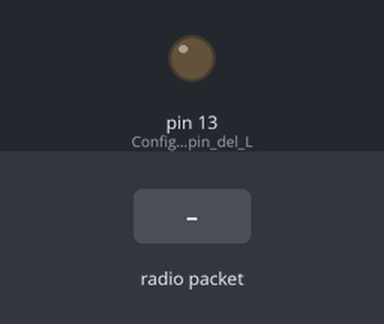
A sketch run on a simulated Arduino Uno, built with avr-gcc and run on an emulated ATmega328P. Shown: output pins drawn as LEDs (lit = HIGH). Inputs (shaded band) come from the test bench. No radio packets arrive unless stated; what the sketch prints to the serial monitor is not drawn.

Above: at 1.2 s.
1.3 s: radio packet "a" arrives
At 2.0 s:
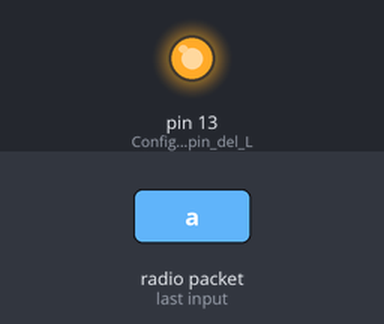
2.8 s: radio packet "b" arrives
At 3.2 s:
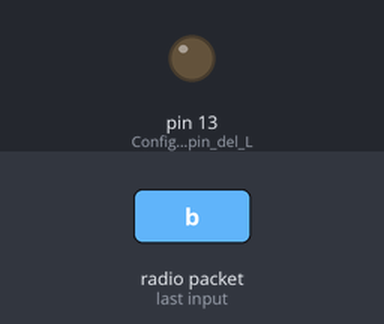
Timing chart, 0 to 5.8 s (numbered marks = the images above; inputs shaded):
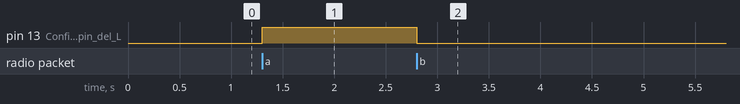

The sketch:

011_RECEPTOR_RFEJ2.ino
```cpp
#include <VirtualWire.h>

void setup()
{
    Serial.begin(9600);  // Debugging only
    Serial.println("setup");

    // Se inicializa el RF
    vw_setup(2000);  // velocidad: Bits per segundo
    vw_set_rx_pin(2);  //Pin 2 como entrada del RF
    vw_rx_start();       // Se inicia como receptor

    pinMode(13, OUTPUT);    //Configuramos el pin del Led como entrada
    digitalWrite(13, false);
}

void loop()
{
    uint8_t dato;
    uint8_t datoleng=1;
    //verificamos si hay un dato valido en el RF
    if (vw_get_message(&dato,&datoleng))
    {
        if((char)dato=='a')
        {
            digitalWrite(13, true); //Encendemos el Led
        }
        else if((char)dato=='b')
        {
            digitalWrite(13, false); //Apagamos el Led
        }
    }
}
```

Measured:
- after the input at 1.3 s, pin 13 (Configuramos_el_pin_del_L): LOW → HIGH at once
- after the input at 2.8 s, pin 13 (Configuramos_el_pin_del_L): HIGH → LOW at once
